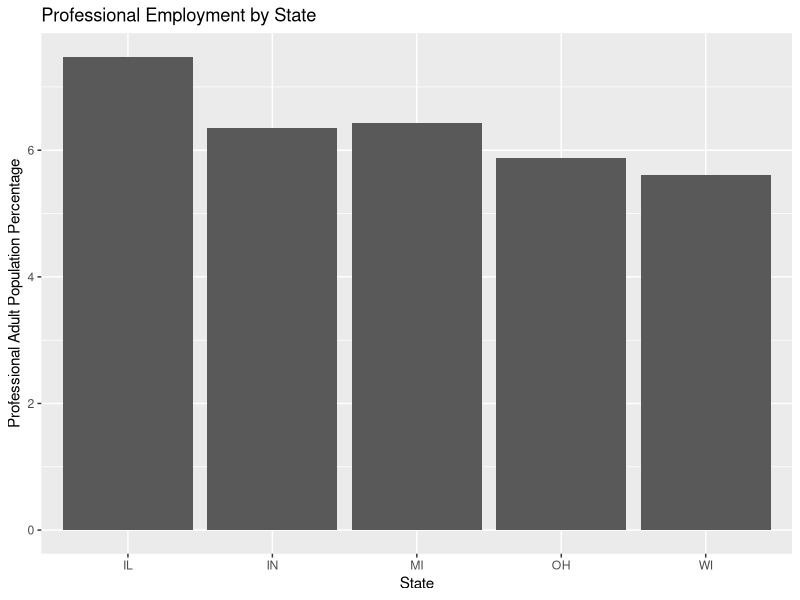
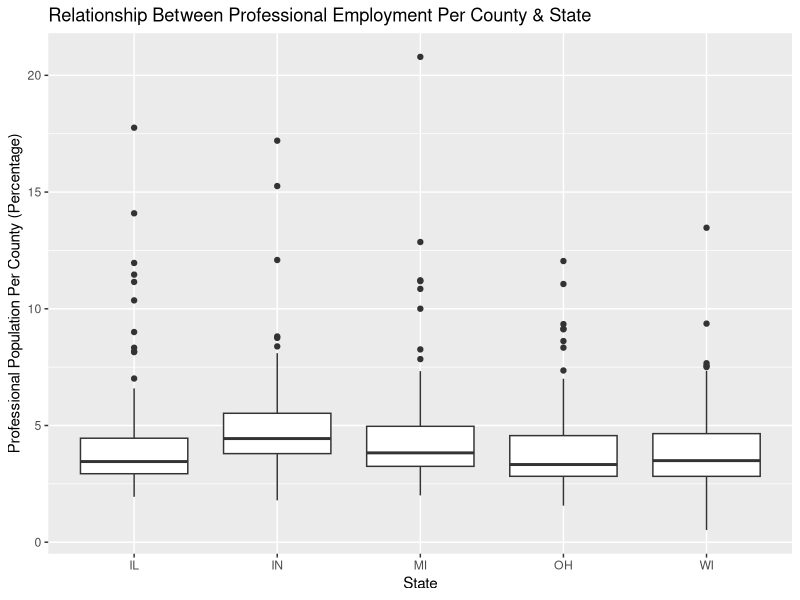
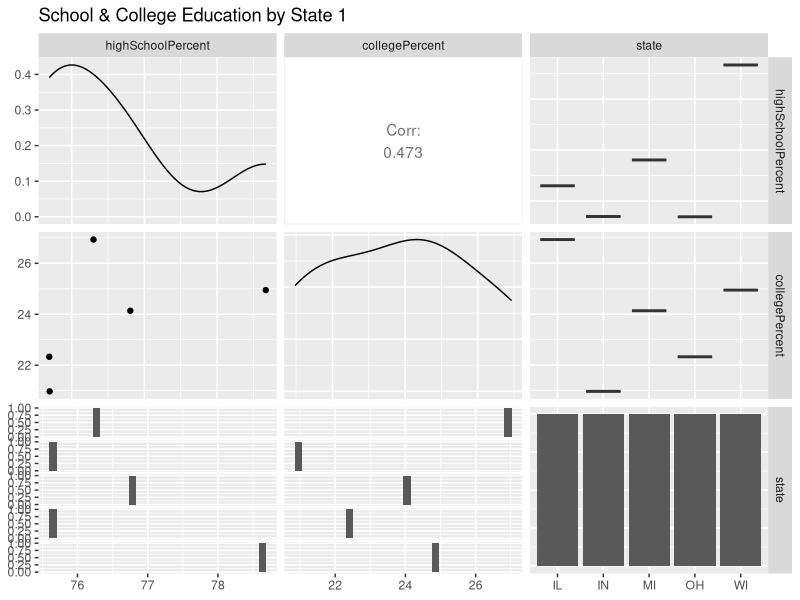
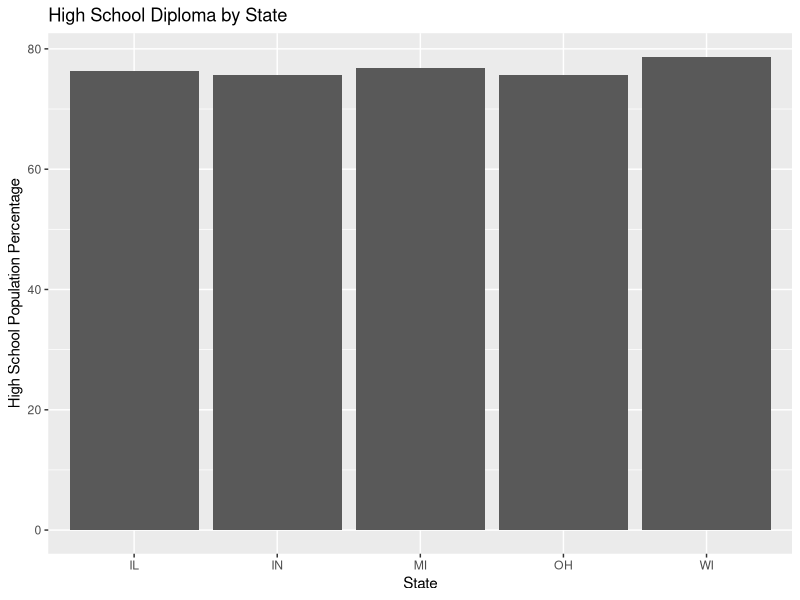
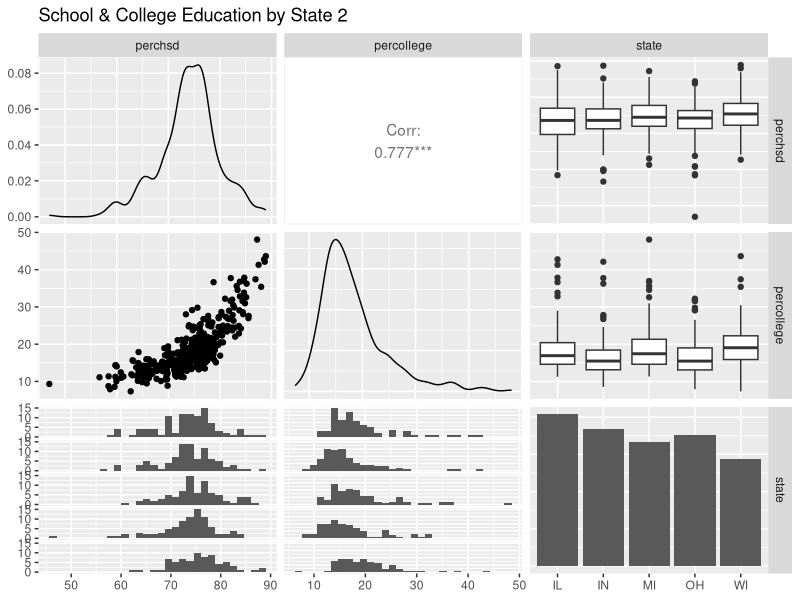
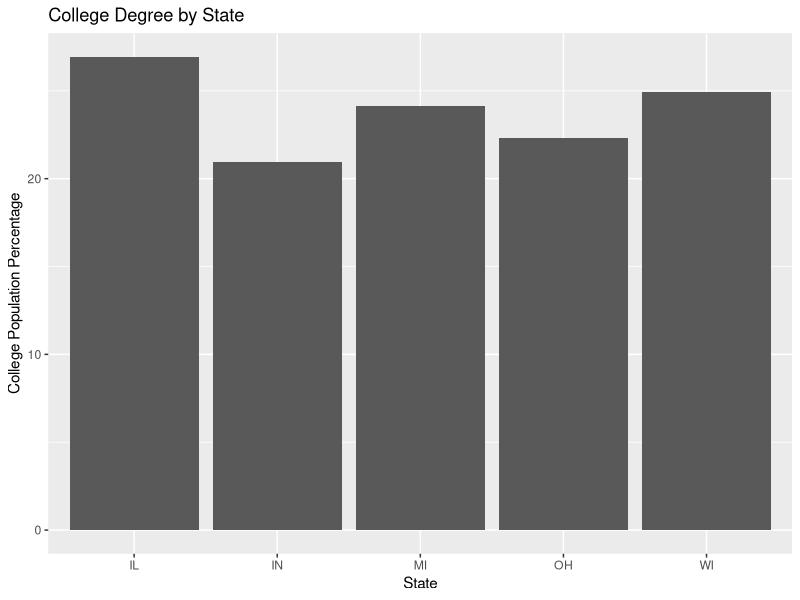
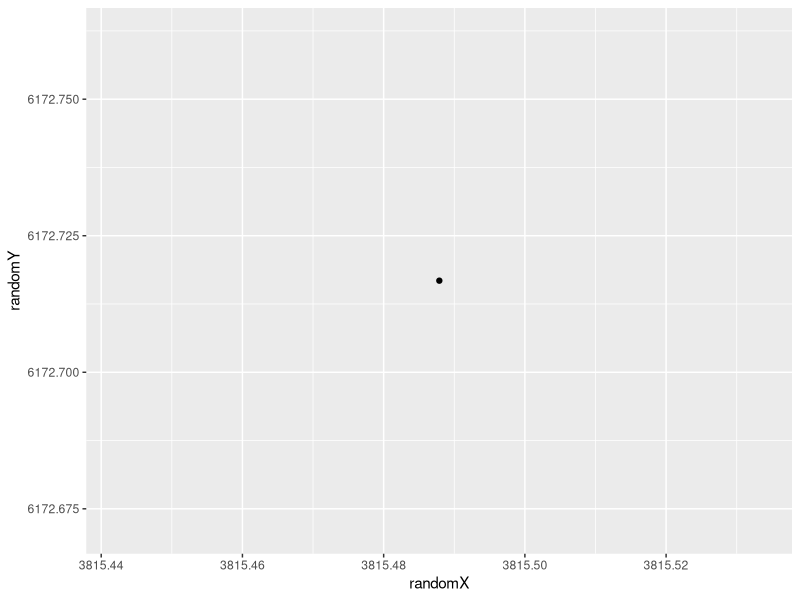
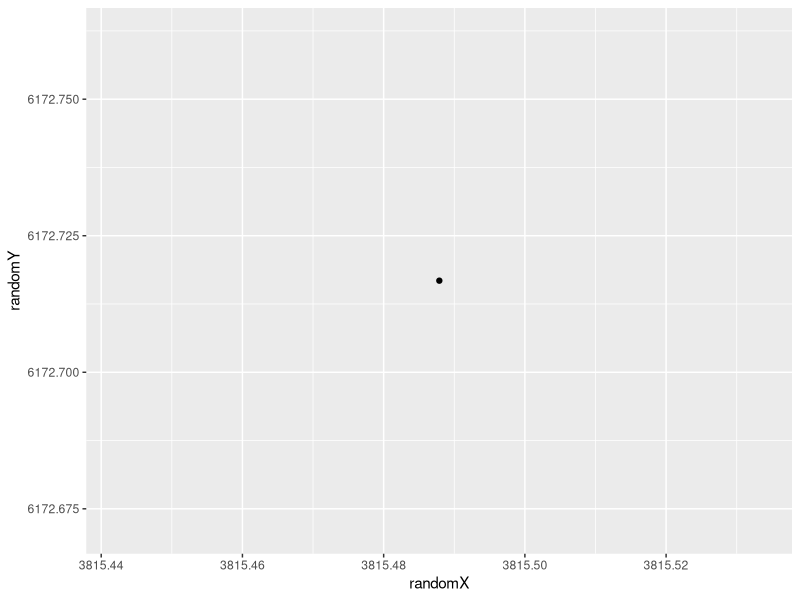

Reproduce these figures in R, in order. (Note: this script raises an error after producing the figures.)
# Homework 2
# Mohammad Hassan Salim
# msalim7

# Run:
# > source('C:/Users/Mohammad/Documents/GaTech OMSCS/CSE6242/Homework 2/hw2.R')

############################################
# Part 1: Professional Employment by State #
############################################
# Get Ggplot2 and midwest data set.
#install.packages('ggplot2')
library(ggplot2)
data(midwest)

# Get each unique state in the data set.
states = unique(midwest$state)

# Creat a repeated list of N number of zeroes as default values.
nz = rep(0, length(states))

# Create empty result data set.
profEmployment = data.frame(state = states, totalPopulation = nz, totalAdultPopulation = nz,
                            profAdultPopulation = nz, profAdultPercent = nz,
                            collegePopulation = nz, collegePercent = nz,
                            highSchoolPopulation = nz, highSchoolPercent = nz)

# Fill in result data set per state.
for(currentState in states) {
  # Data index (d.i.)
  di = midwest$state == currentState
  
  # Result index (r.i.)
  ri = profEmployment$state == currentState
  
  # Get total adult population for this state. Needd for problem 1.
  profEmployment[ri,]$totalAdultPopulation = sum(midwest[di,]$popadults)
  
  # Calculate professional population. Needed for problem 1.
  profEmployment[ri,]$profAdultPopulation = sum(midwest[di,]$popadults*midwest[di,]$percprof)
  profEmployment[ri,]$profAdultPercent = profEmployment[ri,]$profAdultPopulation/profEmployment[ri,]$totalAdultPopulation
  
  # Get total population for this state. Needed for problem 2.
  profEmployment[ri,]$totalPopulation = sum(midwest[di,]$poptotal)
  
  # Calculate college population. Needed for problem 2.
  profEmployment[ri,]$collegePopulation = sum(midwest[di,]$poptotal*midwest[di,]$percollege)
  profEmployment[ri,]$collegePercent = profEmployment[ri,]$collegePopulation/profEmployment[ri,]$totalPopulation
  
  # Calculate high school diploma population. Needed for problem 2.
  profEmployment[ri,]$highSchoolPopulation = sum(midwest[di,]$poptotal*midwest[di,]$perchsd)
  profEmployment[ri,]$highSchoolPercent = profEmployment[ri,]$highSchoolPopulation/profEmployment[ri,]$totalPopulation
}
print(profEmployment)

# Plot bar graph with labels. X-axis is states. Y-axis is professional population percentage.
g = ggplot(data = profEmployment, aes(x = profEmployment$state, y = profAdultPercent)) +
  geom_bar(stat = "identity") +
  labs(title = "Professional Employment by State", x = "State", y = "Professional Adult Population Percentage")
print(g)

# Plot box plot to show relationship between professional population per county and state.
g = ggplot(data = midwest, aes(x = midwest$state, y = percprof)) +
  geom_boxplot() +
  labs(title = "Relationship Between Professional Employment Per County & State", x = "State", y = "Professional Population Per County (Percentage)")
print(g)

#################################################
# Part 2: School and College Education by State #
#################################################
# Get library for GGPairs function.
#install.packages('GGally')
library(GGally)

# TODO This doesn't tell me much. Hard to read/understand graph. Maybe consider making individual graphs.

# Create 3x3 graph across state, total high school percentage per state, and total college percentage per state.
l = c("High School Percent", "College Percent", "State")
g = ggpairs(profEmployment[,c("highSchoolPercent", "collegePercent", "state")], title = "School & College Education by State 1")
print(g)

g = ggplot(data = profEmployment, aes(x = profEmployment$state, y = highSchoolPercent)) +
  geom_bar(stat = "identity") +
  labs(title = "High School Diploma by State", x = "State", y = "High School Population Percentage")
print(g)

# Create 3x3 graph across state, high school percentages, and college percentages
g = ggpairs(midwest[,c("perchsd", "percollege", "state")], title = "School & College Education by State 2")
print(g)

g = ggplot(data = profEmployment, aes(x = profEmployment$state, y = collegePercent)) +
  geom_bar(stat = "identity") +
  labs(title = "College Degree by State", x = "State", y = "College Population Percentage")
print(g)

##################################################
# Part 3: Comparison of Visualization Techniques #
##################################################
# Track clock time of 3 types of graphs.
nList = list()
boxPlotTimes = list()
histogramTimes = list()
qqPlotTimes = list()

# Keep track if we should print graphs or not for this problem.
# We need to do this to get good clock time stats. Else wise it's hard to compare algorithms.
problem3Print = FALSE

# Try different graphs with NxN data.
for(n in seq(1, 5000, 100)) {
  # Keep track of what N we're trying.
  nList = c(unlist(nList), n)
  
  # Randomly create an 2D data frame.
  rx = runif(n, min=0, max=10000)
  ry = runif(n, min=0, max=10000)
  rdf = data.frame(randomX = rx, randomY = ry)
  
  # Box plot clock time.
  st = proc.time()
  g = ggplot(rdf, aes(randomX, randomY)) +
    geom_boxplot()
  if(problem3Print) {
    print(g)
  }
  bpct = (proc.time() - st)[3]
  boxPlotTimes = c(unlist(boxPlotTimes), bpct)
  
  # Histogram clock time.
  st = proc.time()
  g = ggplot(rdf, aes(randomX, randomY)) +
    geom_histogram(stat="identity")
  if(problem3Print) {
    print(g)
  }
  hct = (proc.time() - st)[3]
  histogramTimes = c(unlist(histogramTimes), hct)
  
  
  # QQ plot clock time.
  st = proc.time()
  g = ggplot(rdf) +
    stat_qq(aes(sample = randomX, color = "red")) +
    stat_qq(aes(sample = randomY, color = "blue"))
  if(problem3Print) {
    print(g)
  }
  qqpct = (proc.time() - st)[3]
  qqPlotTimes = c(unlist(qqPlotTimes), qqpct)
}

# Create data frame with all clock times.
clockTimes = data.frame(nIterations = nList, boxPlotTime = boxPlotTimes, histogramTime = histogramTimes, qqPlotTime = qqPlotTimes)
if(problem3Print) {
  print(clockTimes)
}

# Line plot with X as N and 3 lines for clock times. Each own color.
g = ggplot(clockTimes, aes(x = nIterations)) +
  geom_line(aes(y = boxPlotTime, colour="boxPlotTime")) +
  geom_line(aes(y = histogramTime, colour="histogramTime")) +
  geom_line(aes(y = qqPlotTime, colour="qqPlotTime")) +
  xlab("N Data Points (NxN)") +
  ylab("Elapsed Clock Time (Seconds)") +
  scale_colour_manual(breaks = c("boxPlotTime", "histogramTime", "qqPlotTime"), values=c("blue","red","green"))
if(problem3Print) {
  print(g)
}

###############################
# Part 4: Random Scatterplots #
###############################
# Track memory size of 4 types of files.
nList = list()
psSizes = list()
pdfSizes = list()
jpegSizes = list()
pngSizes = list()

# Base path to save file in. NOTE: Currentlty not in use.
basePath = "C:/Users/Mohammad/Documents/GaTech OMSCS/CSE6242/Homework 2/"

# Try different graphs with NxN data.
for(n in seq(1, 10000, 100)) {
  # Keep track of what N we're trying.
  nList = c(unlist(nList), n)
  
  # Randomly create an 2D data frame.
  rx = runif(n, min=0, max=10000)
  ry = runif(n, min=0, max=10000)
  rdf = data.frame(randomX = rx, randomY = ry)
  
  # Generate random scatter plot.
  g = ggplot(rdf, aes(x = randomX, y = randomY)) +
    geom_point() 
  
  # Save the graph in all formats.
  ggsave(filename = "./problem4_sample.ps", plot = g)
  ggsave(filename = "./problem4_sample.pdf", plot = g)
  ggsave(filename = "./problem4_sample.jpg", plot = g)
  ggsave(filename = "./problem4_sample.png", plot = g)
  
  # Get image's disk size in bytes.
  psSizes = c(unlist(psSizes), file.size('./problem4_sample.ps'))
  pdfSizes = c(unlist(pdfSizes), file.size('./problem4_sample.pdf'))
  jpegSizes = c(unlist(jpegSizes), file.size('./problem4_sample.jpg'))
  pngSizes = c(unlist(pngSizes), file.size('./problem4_sample.png'))
}

# Create data frame with all file sizes.
fileSizes = data.frame(nIterations = nList, psSize = psSizes, pdfSize = pdfSizes, jpegSize = jpegSizes, pngSize = pngSizes)

# Line plot with X as N and 4 lines for file sizes Each own color.
g = ggplot(fileSizes, aes(x = nIterations)) +
  geom_line(aes(y = psSize, colour="psSize")) +
  geom_line(aes(y = pdfSize, colour="pdfSize")) +
  geom_line(aes(y = jpegSize, colour="jpegSize")) +
  geom_line(aes(y = pngSize, colour="pngSize")) +
  xlab("N Data Points (NxN)") +
  ylab("File Size (Bytes)") +
  scale_colour_manual(breaks = c("psSize", "pdfSize", "jpegSize", "pngSize"), values = c("blue", "red", "green", "purple"))
print(g)

####################
# Part 5: Diamonds #
####################
# Load up diamonds data set.
data(diamonds)

# Plot histogram for color.
g = ggplot(diamonds, aes(color)) +
  geom_histogram(stat="count")
print(g)

# Plot histogram for carat.
g = ggplot(diamonds, aes(carat)) +
  geom_histogram(stat="count")
print(g)

# Plot histogram for price.
g = ggplot(diamonds, aes(price)) +
  geom_histogram(stat="count")
print(g)

# Create 3x3 graph across coor, carat, and price.
g = ggpairs(diamonds[,c("color", "carat", "price")], title = "Diamonds")
print(g)
